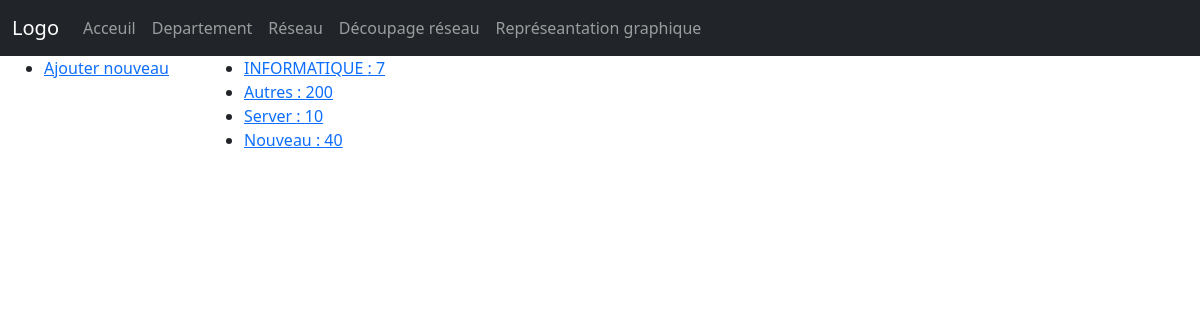
The app's page /departementlist/, older data.
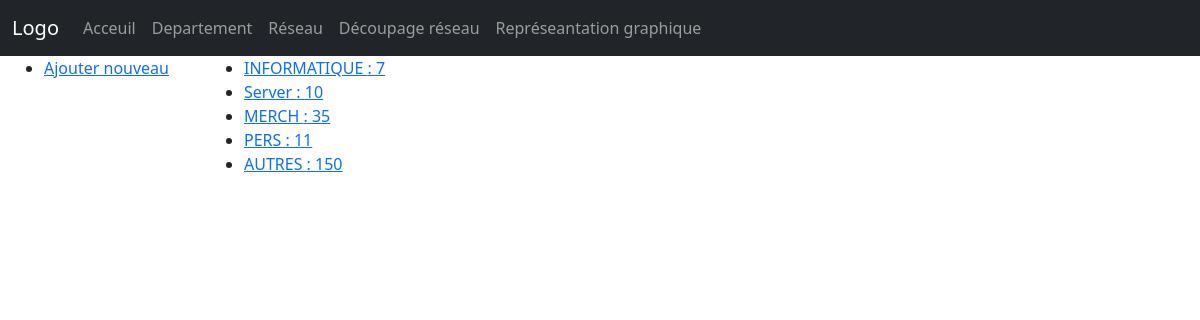
The same page, newer data.
### myapp/models.py (models this page shows, shortened)
class Departement(models.Model):
    nomDepart = models.CharField(max_length=30)
    nbPers = models.IntegerField()

### myapp/views.py (the view)
# urls.py: path('departementlist/', views.departementlist, name='departementlist'),
def departementlist(request):
    context = {}
    context["dataset"] = Departement.objects.all()
    return render(request, "departementlist.html", context)

### myapp/templates/departementlist.html (shortened to what this page needs)
<!DOCTYPE html>
<html>
<head>
  {% load bootstrap5 %}
  {% bootstrap_css %}
</head>
<body>
<nav class="navbar navbar-expand-sm navbar-dark bg-dark">
    <div class="container-fluid">
    <a class="navbar-brand" href="javascript:void(0)">Logo</a>
    <div class="collapse navbar-collapse" id="mynavbar">
        <ul class="navbar-nav me-auto">
        <li class="nav-item">
            <a class="nav-link" href="/">Acceuil</a>
        </li>
        <li class="nav-item">
            <a class="nav-link" href="/departementlist">Departement</a>
        </li>
        <li class="nav-item">
            <a class="nav-link" href="/sousreseaulist">Réseau</a>
        </li>
        <li class="nav-item">
            <a class="nav-link" href="/calculateur">Découpage réseau</a>
        </li>
        <li class="nav-item">
            <a class="nav-link" href="/graph">Représeantation graphique</a>
        </li>
        </ul>
    </div>
        </div>
    </nav>
<div class="container-fluid">
    <div class="row">
      <div class="col-sm-2">
        {% block sidebar %}
          <ul class="sidebar-nav">
            <li><a href="/departement/">Ajouter nouveau</a></li>
          </ul>
        {% endblock %}
      </div>
        <div class="col-sm-10 ">
            {% block content %}
            <ul>
                {% for x in dataset %}
                  <li><a href="/departement/{{ x.id }}">{{ x.nomDepart }} : {{ x.nbPers }}</a></li>
                {% endfor %}
            </ul>
            {% endblock %}
        </div>
    </div>
  </div>
</body>
</html>

Row changes from the older to the newer data that the page shows:
removed Departement: nomDepart "Autres", nbPers "200"
removed Departement: nomDepart "Nouveau", nbPers "40"
added Departement: nomDepart "MERCH", nbPers "35"
added Departement: nomDepart "PERS", nbPers "11"
added Departement: nomDepart "AUTRES", nbPers "150"
